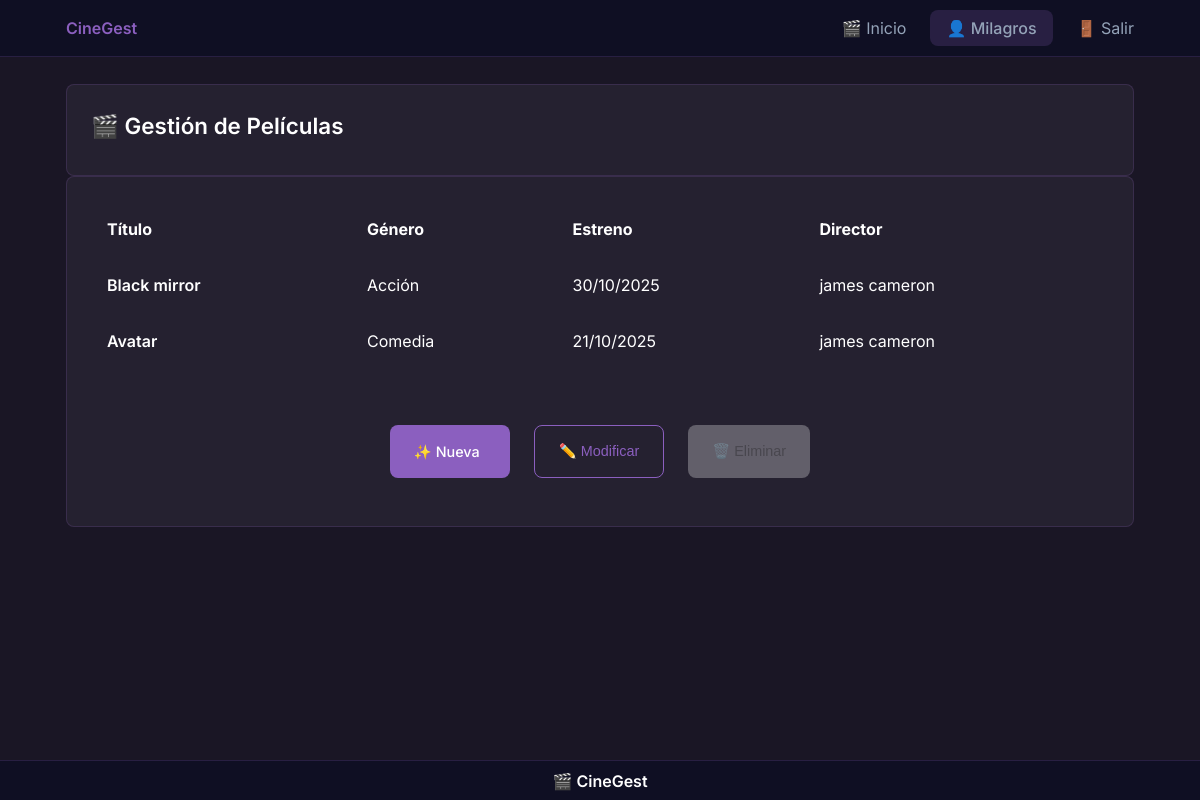
The page /peliculas/ (signed in) on the database its author committed.
### accounts/models.py (models this page shows, shortened)
class User(AbstractUser):
    ADMINISTRADOR = 'ADMINISTRADOR'
    CLIENTE = 'CLIENTE'
    EMPLEADO = 'EMPLEADO'
    USER_TYPE_CHOICES = [
        (ADMINISTRADOR, 'Administrador'),
        (CLIENTE, 'Cliente'),
        (EMPLEADO, 'Empleado'),
    ]
    email = models.EmailField(unique=True, blank=False, null=False)
    user_type = models.CharField(
        max_length=15,
        choices=USER_TYPE_CHOICES,
        default=CLIENTE,
        help_text="Tipo de usuario: ADMINISTRADOR / CLIENTE / EMPLEADO"
    )
    def is_admin(self):
        return self.user_type == self.ADMINISTRADOR or self.is_superuser

### cine/models.py (models this page shows, shortened)
class Pelicula(models.Model):
    GENERO_CHOICES = [
        ('ACCION', 'Acción'),
        ('AVENTURA', 'Aventura'),
        ('COMEDIA', 'Comedia'),
        ('DRAMA', 'Drama'),
        ('CIENCIA_FICCION', 'Ciencia Ficción'),
        ('TERROR', 'Terror'),
        ('FANTASIA', 'Fantasía'),
        ('MUSICAL', 'Musical'),
        ('ANIMACION', 'Animación'),
    ]
    titulo = models.CharField(max_length=200, help_text="El título de la película.")
    sinopsis = models.TextField(help_text="Una breve descripción de la trama.")
    director = models.CharField(max_length=100, help_text="El director de la película.")
    genero = models.CharField(max_length=50, choices=GENERO_CHOICES, help_text="El género principal.")
    duracion = models.PositiveIntegerField(help_text="La duración en minutos.")
    fecha_estreno = models.DateField(help_text="La fecha de estreno en cines.")
    imagen_portada = models.ImageField(
        upload_to='portadas_peliculas/',
        blank=True,
        null=True,
        help_text="La imagen de portada o póster de la película."
    )
    class Meta:
        verbose_name = "Película"
        verbose_name_plural = "Películas"
        ordering = ['-fecha_estreno', 'titulo']

### cine/views.py (the view)
# urls.py: path('', views.PeliculaListView.as_view(), name='pelicula_list'),
class PeliculaListView(AdminRequiredMixin, ListView):
    model = Pelicula
    template_name = 'cine/pelicula_list.html'  # Template que listará las películas
    context_object_name = 'peliculas'          # Nombre de la variable en el template
    paginate_by = 10                           # Opcional: para paginar la lista

### cine/views.py (called while the page is built)
    def test_func(self):
        return self.request.user.is_authenticated and self.request.user.is_admin()

### cine/templates/cine/pelicula_list.html (shortened to what this page needs)
{% extends "accounts/base.html" %}
{% block content %}
<div class="container">
    <div class="card glass-container mb-lg">
        <div style="display: flex; justify-content: space-between; align-items: center;">
            <h1 class="card-title text-gradient-primary">🎬 Gestión de Películas</h1>
        </div>
    </div>
    <div class="card glass-container">
        <div style="overflow-x: auto;">
            <table style="width: 100%; border-collapse: collapse; text-align: left;">
                <thead>
                    <tr style="border-bottom: 1px solid var(--glass-border);">
                        <th style="padding: var(--space-sm);">Título</th>
                        <th style="padding: var(--space-sm);">Género</th>
                        <th style="padding: var(--space-sm);">Estreno</th>
                        <th style="padding: var(--space-sm);">Director</th>
                    </tr>
                </thead>
                <tbody>
                    {% for pelicula in peliculas %}
                    <tr class="pelicula-row" data-id="{{ pelicula.pk }}" style="border-bottom: 1px solid var(--glass-border); cursor: pointer;">
                        <td style="padding: var(--space-sm); font-weight: 600;">{{ pelicula.titulo }}</td>
                        <td style="padding: var(--space-sm);">{{ pelicula.get_genero_display|default:"--" }}</td>
                        <td style="padding: var(--space-sm);">{{ pelicula.fecha_estreno|date:"d/m/Y" }}</td>
                        <td style="padding: var(--space-sm);">{{ pelicula.director }}</td>
                    </tr>
                    {% empty %}
                    <tr>
                        <td colspan="4" class="text-center text-secondary" style="padding: var(--space-lg);">
                            No hay películas registradas todavía. ¡Añade la primera!
                        </td>
                    </tr>
                    {% endfor %}
                </tbody>
            </table>
            <div class="abm-panel" style="display: flex; justify-content: center; gap: var(--space-md); margin-top: var(--space-lg); padding: var(--space-md);">
                <a href="{% url 'cine:pelicula_create' %}" class="btn btn-primary" style="min-width: 120px;">
                    ✨ Nueva
                </a>
                <button id="btn-modificar" class="btn btn-outline" style="min-width: 120px;" disabled>
                    ✏️ Modificar
                </button>
                <button id="btn-eliminar" class="btn btn-secondary" style="min-width: 120px;" disabled>
                </button>
            </div>
        </div>
    </div>
</div>
{% endblock %}

### accounts/templates/accounts/base.html (shortened to what this page needs)
<!DOCTYPE html>
<html lang="es">
<head>
    {% load static %}
    <link rel="stylesheet" href="{% static 'css/forms.css' %}?v={% now 'U' %}">
</head>
<body>
    <div class="page-wrapper">
        <nav class="navbar">
            <div class="container">
                <div class="navbar-content">
                    <a href="{% url 'accounts:dashboard' %}" class="logo">CineGest</a>
                    <ul class="nav-links">
                        {% if user.is_authenticated %}
                            <li><a href="{% url 'accounts:dashboard' %}" class="nav-link">🎬 Inicio</a></li>
                            <li><span class="nav-link user-info">👤 {{ user.first_name|default:user.username|title }}</span></li>
                            <li><a href="{% url 'accounts:logout' %}" class="nav-link logout-btn">🚪 Salir</a></li>
                        {% else %}
                            <li><a href="{% url 'accounts:login' %}" class="nav-link">🔐 Ingresar</a></li>
                            <li><a href="{% url 'accounts:register' %}" class="nav-link">📝 Registrarse</a></li>
                        {% endif %}
                    </ul>
                </div>
            </div>
        </nav>
        <main class="page-content">
            {% block content %}
            {% endblock %}
        </main>
        <footer class="site-footer">
            <div class="container text-center">
                <h3 class="text-gradient-primary">🎬 CineGest</h3>
            </div>
        </footer>
    </div>
</body>
</html>

### static/css/forms.css (style rules this page uses)
:root { --primary: #8B5FBF; --dark: #1A1625; --darker: #0F0F23; --white: #FFFFFF; --gray: #94A3B8; --font-primary: 'Inter', system-ui, sans-serif; --space-xs: 0.5rem; --space-sm: 1rem; --space-md: 1.5rem; --space-lg: 2rem; --radius: 0.5rem; --transition: all 0.2s ease; }
* { box-sizing: border-box; margin: 0; padding: 0; }
body { font-family: var(--font-primary); font-size: 1rem; line-height: 1.5; color: var(--white); background: var(--dark); min-height: 100vh; }
.container { max-width: 1100px; margin: 0 auto; padding: 0 var(--space-sm); }
.card { background: rgba(255, 255, 255, 0.05); border: 1px solid rgba(139, 95, 191, 0.2); border-radius: var(--radius); padding: var(--space-md); }
.card-title { font-size: 1.4rem; font-weight: 600; margin-bottom: var(--space-xs); }
.btn { display: inline-flex; align-items: center; padding: var(--space-sm) var(--space-md); border: none; border-radius: var(--radius); font-size: 0.9rem; font-weight: 500; text-decoration: none; cursor: pointer; transition: var(--transition); }
.btn-primary { background: var(--primary); color: var(--white); }
.btn-outline { background: transparent; border: 1px solid var(--primary); color: var(--primary); }
.navbar { background: var(--darker); border-bottom: 1px solid rgba(139, 95, 191, 0.2); padding: var(--space-sm) 0; position: fixed; top: 0; left: 0; right: 0; z-index: 100; }
.navbar-content { display: flex; justify-content: space-between; align-items: center; }
.logo { font-weight: 600; color: var(--primary); text-decoration: none; }
.nav-links { display: flex; gap: var(--space-md); list-style: none; }
.nav-link { color: var(--gray); text-decoration: none; }
.page-wrapper { min-height: 100vh; padding-top: 60px; padding-bottom: 40px; }
.page-content { padding: var(--space-md) 0; }
.text-center { text-align: center; }
.site-footer { background: var(--darker); border-top: 1px solid rgba(139, 95, 191, 0.2); padding: 0.5rem 0; position: fixed; bottom: 0; left: 0; right: 0; z-index: 99; height: 40px; display: flex; align-items: center; }
.site-footer h3 { margin: 0; font-size: 1rem; font-weight: 600; }
.nav-link.user-info { background: rgba(139, 95, 191, 0.2); padding: var(--space-xs) var(--space-sm); border-radius: var(--radius); font-weight: 500; }

### cine/templates/cine/pelicula_list.html (style rules this page uses)
.pelicula-row { transition: background-color 0.2s ease; }

### rows shown on the page
User: first_name "Milagros"
Pelicula: titulo "Black mirror", genero "Acción", fecha_estreno "30/10/2025", director "james cameron"
Pelicula: titulo "Avatar", genero "Comedia", fecha_estreno "21/10/2025", director "james cameron"
